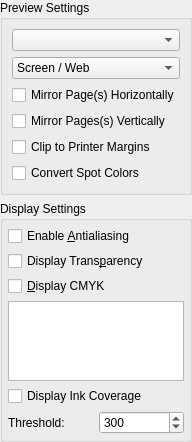
<?xml version="1.0" encoding="UTF-8"?>
<ui version="4.0">
 <class>OutputPreview_PDF</class>
 <widget class="QWidget" name="OutputPreview_PDF">
  <property name="geometry">
   <rect>
    <x>0</x>
    <y>0</y>
    <width>170</width>
    <height>442</height>
   </rect>
  </property>
  <property name="sizePolicy">
   <sizepolicy hsizetype="Maximum" vsizetype="Preferred">
    <horstretch>0</horstretch>
    <verstretch>0</verstretch>
   </sizepolicy>
  </property>
  <property name="windowTitle">
   <string>Form</string>
  </property>
  <layout class="QVBoxLayout" name="verticalLayout">
   <property name="leftMargin">
    <number>0</number>
   </property>
   <property name="topMargin">
    <number>0</number>
   </property>
   <property name="rightMargin">
    <number>0</number>
   </property>
   <property name="bottomMargin">
    <number>0</number>
   </property>
   <item>
    <widget class="QGroupBox" name="previewSettings">
     <property name="title">
      <string>Preview Settings</string>
     </property>
     <property name="checkable">
      <bool>false</bool>
     </property>
     <layout class="QVBoxLayout" name="verticalLayout_2">
      <item>
       <widget class="PdfVersionCombo" name="pdfVersionCombo"/>
      </item>
      <item>
       <widget class="QComboBox" name="outputModeCombo">
        <item>
         <property name="text">
          <string>Screen / Web</string>
         </property>
        </item>
        <item>
         <property name="text">
          <string>Printer</string>
         </property>
        </item>
        <item>
         <property name="text">
          <string>Grayscale</string>
         </property>
        </item>
       </widget>
      </item>
      <item>
       <widget class="QCheckBox" name="mirrorH">
        <property name="text">
         <string>Mirror Page(s) Horizontally</string>
        </property>
       </widget>
      </item>
      <item>
       <widget class="QCheckBox" name="mirrorV">
        <property name="text">
         <string>Mirror Pages(s) Vertically</string>
        </property>
       </widget>
      </item>
      <item>
       <widget class="QCheckBox" name="clipToMargins">
        <property name="text">
         <string>Clip to Printer Margins</string>
        </property>
       </widget>
      </item>
      <item>
       <widget class="QCheckBox" name="convertSpots">
        <property name="toolTip">
         <string>Enables Spot Colors to be converted to composite colors. Unless you are planning to print spot colors at a commercial printer, this is probably best left enabled.</string>
        </property>
        <property name="text">
         <string>Convert Spot Colors</string>
        </property>
       </widget>
      </item>
     </layout>
    </widget>
   </item>
   <item>
    <widget class="QGroupBox" name="displaySettings">
     <property name="title">
      <string>Display Settings</string>
     </property>
     <layout class="QVBoxLayout" name="verticalLayout_3">
      <property name="spacing">
       <number>5</number>
      </property>
      <property name="leftMargin">
       <number>5</number>
      </property>
      <property name="topMargin">
       <number>5</number>
      </property>
      <property name="rightMargin">
       <number>5</number>
      </property>
      <property name="bottomMargin">
       <number>5</number>
      </property>
      <item>
       <widget class="QCheckBox" name="antiAliasing">
        <property name="toolTip">
         <string>Provides a more pleasant view of Type 1 fonts, TrueType Fonts, OpenType Fonts, EPS, PDF and vector graphics in the preview, at the expense of a slight slowdown in previewing</string>
        </property>
        <property name="text">
         <string>Enable &amp;Antialiasing</string>
        </property>
       </widget>
      </item>
      <item>
       <widget class="QCheckBox" name="showTransparency">
        <property name="toolTip">
         <string>Shows transparency and transparent items in your document. Requires Ghostscript 7.07 or later.</string>
        </property>
        <property name="text">
         <string>Display Trans&amp;parency</string>
        </property>
       </widget>
      </item>
      <item>
       <widget class="QCheckBox" name="enableCMYK">
        <property name="toolTip">
         <string>Gives a print preview using simulations of generic CMYK inks, instead of RGB colors</string>
        </property>
        <property name="text">
         <string>&amp;Display CMYK</string>
        </property>
       </widget>
      </item>
      <item>
       <widget class="QTableWidget" name="inkTable">
        <property name="focusPolicy">
         <enum>Qt::NoFocus</enum>
        </property>
        <property name="sizeAdjustPolicy">
         <enum>QAbstractScrollArea::AdjustToContentsOnFirstShow</enum>
        </property>
        <property name="editTriggers">
         <set>QAbstractItemView::NoEditTriggers</set>
        </property>
        <property name="selectionMode">
         <enum>QAbstractItemView::NoSelection</enum>
        </property>
        <property name="columnCount">
         <number>0</number>
        </property>
        <attribute name="horizontalHeaderStretchLastSection">
         <bool>true</bool>
        </attribute>
       </widget>
      </item>
      <item>
       <widget class="QCheckBox" name="displayInkCoverage">
        <property name="text">
         <string>Display Ink Coverage</string>
        </property>
       </widget>
      </item>
      <item>
       <layout class="QHBoxLayout" name="horizontalLayout">
        <property name="sizeConstraint">
         <enum>QLayout::SetMaximumSize</enum>
        </property>
        <item>
         <widget class="QLabel" name="coverThresholdLabel">
          <property name="text">
           <string>Threshold:</string>
          </property>
         </widget>
        </item>
        <item>
         <widget class="ScrSpinBox" name="coverThresholdValue">
          <property name="decimals">
           <number>0</number>
          </property>
          <property name="maximum">
           <double>400.000000000000000</double>
          </property>
          <property name="singleStep">
           <double>10.000000000000000</double>
          </property>
          <property name="value">
           <double>300.000000000000000</double>
          </property>
         </widget>
        </item>
       </layout>
      </item>
     </layout>
    </widget>
   </item>
  </layout>
 </widget>
 <customwidgets>
  <customwidget>
   <class>ScrSpinBox</class>
   <extends>QDoubleSpinBox</extends>
   <header>ui/scrspinbox.h</header>
  </customwidget>
  <customwidget>
   <class>PdfVersionCombo</class>
   <extends>QComboBox</extends>
   <header>ui/pdfversioncombo.h</header>
  </customwidget>
 </customwidgets>
 <resources/>
 <connections/>
</ui>
